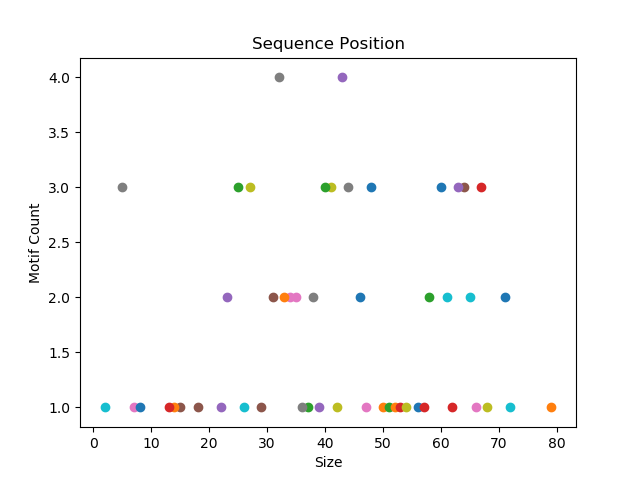

This figure's Python source:
#!/usr/bin/env python3

import sys
import matplotlib.pyplot as plt

files=open(sys.argv[1])
di = {}

for line in files:
    fields = line.rstrip("\t").split()
    a = float(fields[2])
    if a not in di:
        di[a] = 1
    else:
        di[a] += 1
        
fig, ax = plt.subplots()
for key in di:
    plt.scatter([key], di[key])
ax.set_xlabel("Size")
ax.set_ylabel("Motif Count")
ax.set_title("Sequence Position")
fig.savefig("meme.png")
plt.close()